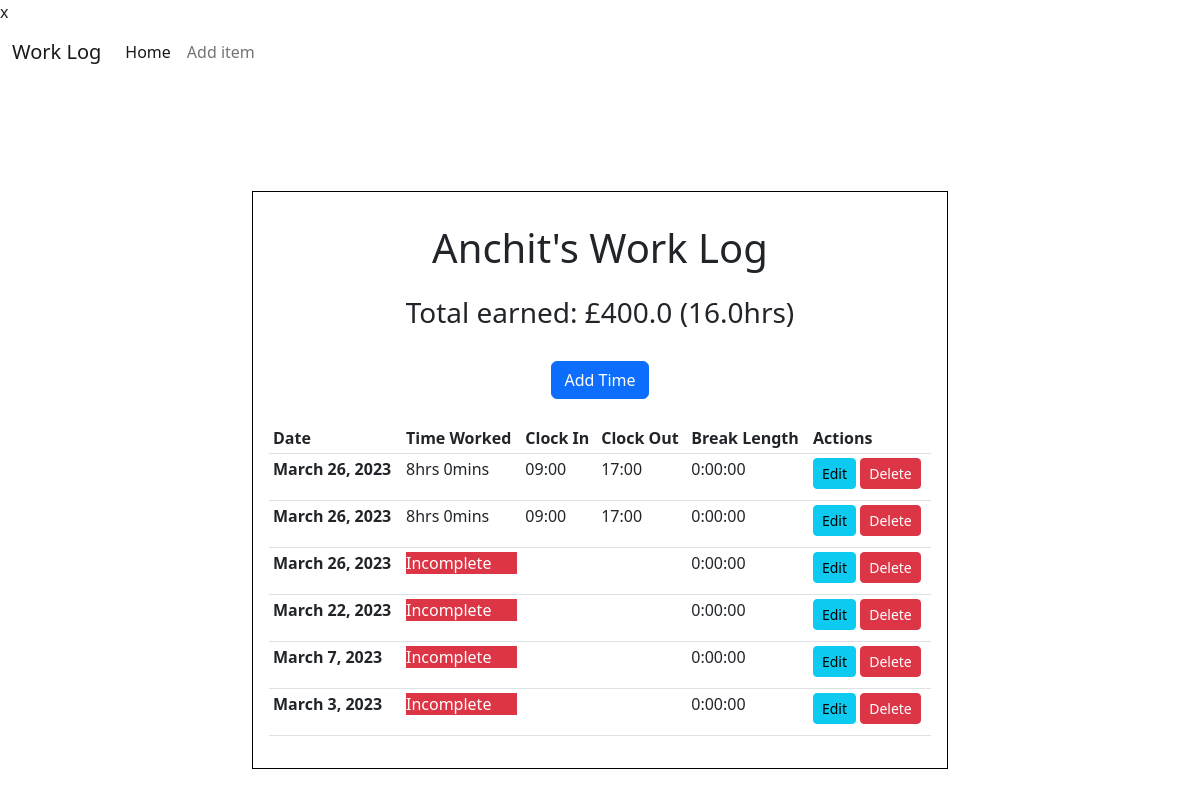
The app's page /, older data.
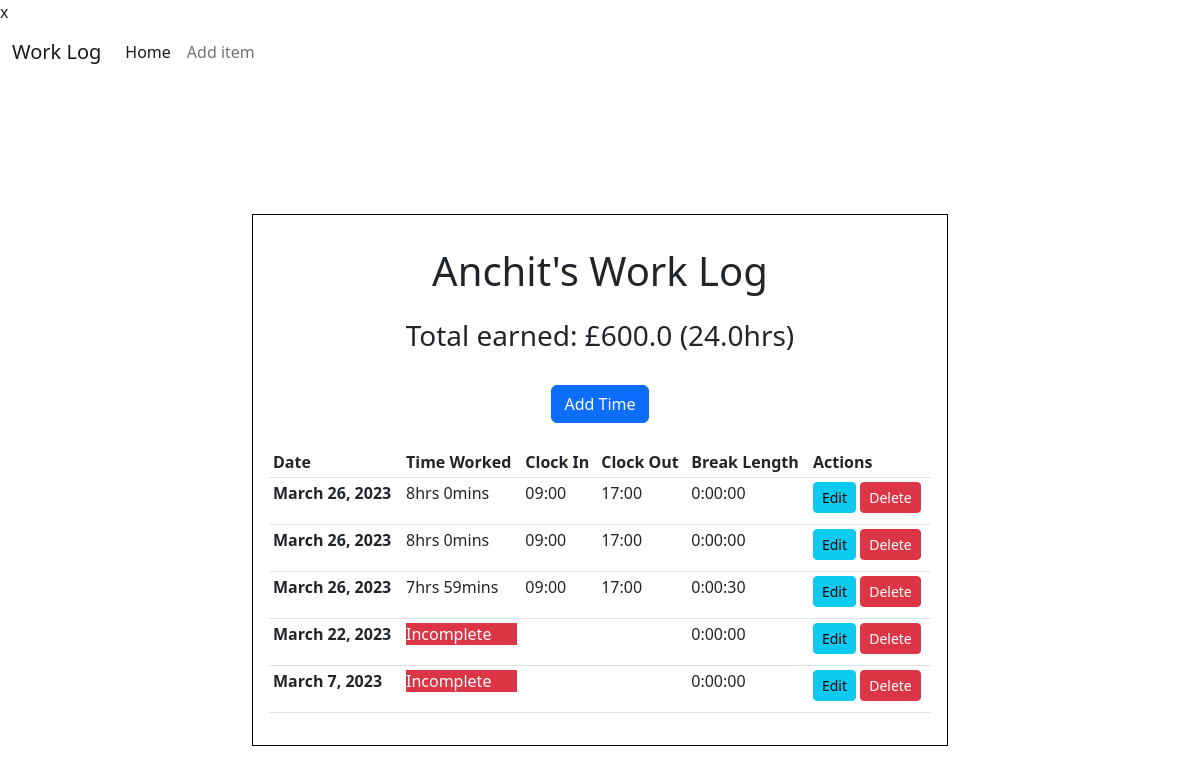
The same page, newer data.
### timeTrack/models.py (models this page shows, shortened)
class Times(models.Model):
    date_of_work = models.DateField(
        verbose_name='Day of work', default=timezone.now, blank=True)
    start_time = models.TimeField(
        verbose_name='Start Time', null=True,  blank=True)
    end_time = models.TimeField(
        verbose_name='End Time', null=True, blank=True)
    break_length = models.DurationField(
        verbose_name='Time taken for break', default=datetime.timedelta(0), null=True, blank=True,)
    @property
    def time_worked(self):
        if (self.start_time != None) and (self.end_time != None) and (self.break_length != None):
            self.start_time_datetime = datetime.datetime.strptime(f"{self.date_of_work} {str(self.start_time)}", '%Y-%m-%d %H:%M:%S')
            self.end_time_datetime = datetime.datetime.strptime(f"{self.date_of_work} {str(self.end_time)}", '%Y-%m-%d %H:%M:%S')
            total_secs_worked = (
                self.end_time_datetime - self.start_time_datetime - self.break_length).total_seconds()
            hrs_worked = int(total_secs_worked//3600)
            mins_worked = int((total_secs_worked % 3600)//60)
            return f"{hrs_worked}:{mins_worked}"
        else:
            return 'Incomplete'
    def time_worked_str(self):
        if self.time_worked != 'Incomplete':
            time_str = str(self.time_worked).split(':')
            time_str_hr = time_str[0]
            time_str_min = time_str[1]
            return f"{time_str_hr}hrs {time_str_min}mins"
        else:
            return f"Incomplete"

### timeTrack/views.py (the view)
# urls.py: path('', views.TimeListView.as_view(), name='index'),
class TimeListView(ListView):
    model = Times
    template_name = 'timeTrack/main.html'
    context_object_name = 'logs'
    ordering = ['-date_of_work']
    def get_context_data(self, **kwargs):
        context = super().get_context_data(**kwargs)
        total_hrs_dict = Times.objects.annotate(shift_length=ExpressionWrapper(
            F('end_time') - F('start_time'),
            output_field=DurationField()
        )).aggregate(total_hrs=Sum('shift_length'))
        total_hrs = total_hrs_dict['total_hrs'].total_seconds() / 3600
        context['total_hrs'] = total_hrs
        rate_ph = 25
        context['total_earned'] = round(total_hrs * rate_ph, 2)
        return context

### timeTrack/templates/timeTrack/main.html
{% extends 'timeTrack/home.html' %} {% block forms %}
<div class="row">
  <div class="col text-center">
    <h3>Total earned: £{{total_earned}} ({{total_hrs}}hrs)</h3>
  </div>
</div>
<div class="row">
  <div class="col d-flex justify-content-center align-items-center my-4">
    <a class="btn btn-primary" href="{% url 'addTime' %}">Add Time</a>
  </div>
</div>
<div class="row">
  <div class="col">
    <table class="table table-hover table-sm">
      <thead>
        <tr>
          <th scope="col">Date</th>
          <th scope="col">Time Worked</th>
          <th scope="col">Clock In</th>
          <th scope="col">Clock Out</th>
          <th scope="col">Break Length</th>
          <th scope="col">Actions</th>
        </tr>
      </thead>
      <tbody class="logs_table_body">
        {% for log in logs%}
        <tr>
          <th scope="row">{{ log.date_of_work }}</th>
          <td>
            {% if log.time_worked_str == 'Incomplete' %}
            <p class="bg-danger text-white">{{ log.time_worked_str }}</p>
            {% else %}
            <p class="">{{ log.time_worked_str }}</p>
            {% endif %}
          </td>
          <td>{{ log.start_time|time:"H:i" }}</td>
          <td>{{ log.end_time|time:"H:i" }}</td>
          <td>
            <span>{{ log.break_length }}</span>
          </td>
          <td>
            <span>
              <a href="{% url 'updateTime' pk=log.id %}" class="btn btn-sm btn-info"
                >Edit</a
              >
              <a href="{% url 'deleteTime' pk=log.id %}" class="btn btn-sm btn-danger"
                >Delete</a
              >
            </span>
          </td>
        </tr>
        {%endfor%}
      </tbody>
    </table>
  </div>
</div>
{% endblock forms %}

Row changes from the older to the newer data that the page shows:
removed Times: date_of_work "March 26, 2023", time_worked_str "Incomplete", break_length "0:00:00"
removed Times: date_of_work "March 3, 2023", time_worked_str "Incomplete", break_length "0:00:00"
added Times: date_of_work "March 26, 2023", time_worked_str "7hrs 59mins", start_time "09:00", end_time "17:00", break_length "0:00:30"
Text that changed along with them:
{{ total_earned }}: "400.0" → "600.0"
{{ total_hrs }}: "16.0" → "24.0"
